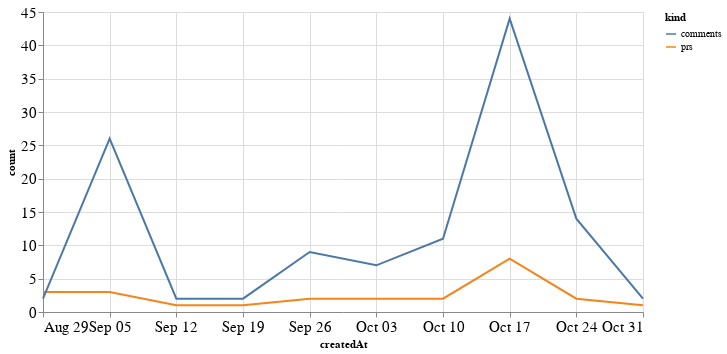

Notebook code for this chart:
### Code cell
alt.Chart(total_time, width=600).mark_line().encode(
    x='createdAt',
    y='count',
    color='kind'
)

### Figure 1 — Vega-Lite specification as saved in the notebook (floating-point values rounded to 4 significant figures)
{"config": {"axisLeft": {"labelFontSize": 15}, "axisBottom": {"labelFontSize": 15}}, "data": {"name": "data-687812808d141d597fde9c0161da0621"}, "mark": "line", "encoding": {"color": {"type": "nominal", "field": "kind"}, "x": {"type": "temporal", "field": "createdAt"}, "y": {"type": "quantitative", "field": "count"}}, "width": 600, "$schema": "https://vega.github.io/schema/vega-lite/v4.8.1.json", "datasets": {"data-687812808d141d597fde9c0161da0621": [{"createdAt": "2021-08-29T00:00:00", "kind": "prs", "count": 3}, {"createdAt": "2021-09-05T00:00:00", "kind": "prs", "count": 3}, {"createdAt": "2021-09-12T00:00:00", "kind": "prs", "count": 1}, {"createdAt": "2021-09-19T00:00:00", "kind": "prs", "count": 1}, {"createdAt": "2021-09-26T00:00:00", "kind": "prs", "count": 2}, {"createdAt": "2021-10-03T00:00:00", "kind": "prs", "count": 2}, {"createdAt": "2021-10-10T00:00:00", "kind": "prs", "count": 2}, {"createdAt": "2021-10-17T00:00:00", "kind": "prs", "count": 8}, {"createdAt": "2021-10-24T00:00:00", "kind": "prs", "count": 2}, {"createdAt": "2021-10-31T00:00:00", "kind": "prs", "count": 1}, {"createdAt": "2021-08-29T00:00:00", "kind": "comments", "count": 2}, {"createdAt": "2021-09-05T00:00:00", "kind": "comments", "count": 26}, {"createdAt": "2021-09-12T00:00:00", "kind": "comments", "count": 2}, {"createdAt": "2021-09-19T00:00:00", "kind": "comments", "count": 2}, {"createdAt": "2021-09-26T00:00:00", "kind": "comments", "count": 9}, {"createdAt": "2021-10-03T00:00:00", "kind": "comments", "count": 7}, {"createdAt": "2021-10-10T00:00:00", "kind": "comments", "count": 11}, {"createdAt": "2021-10-17T00:00:00", "kind": "comments", "count": 44}, {"createdAt": "2021-10-24T00:00:00", "kind": "comments", "count": 14}, {"createdAt": "2021-10-31T00:00:00", "kind": "comments", "count": 2}]}}
